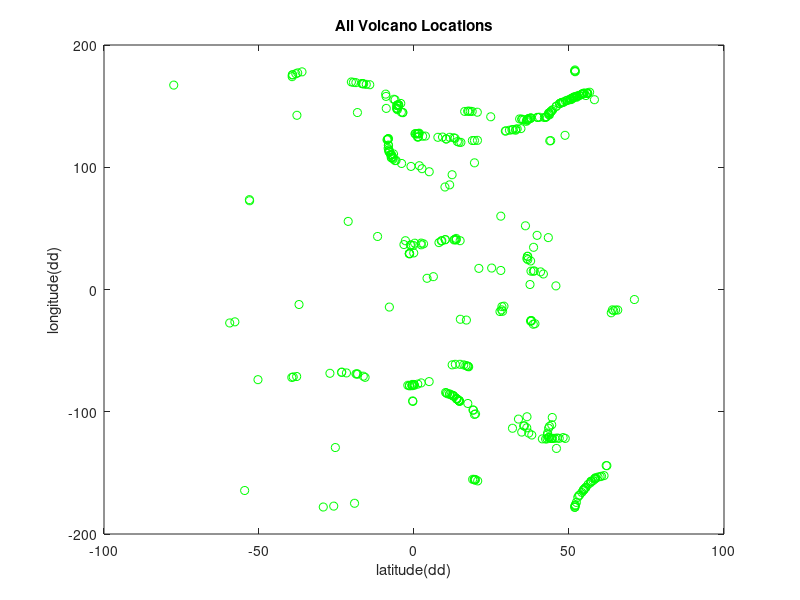
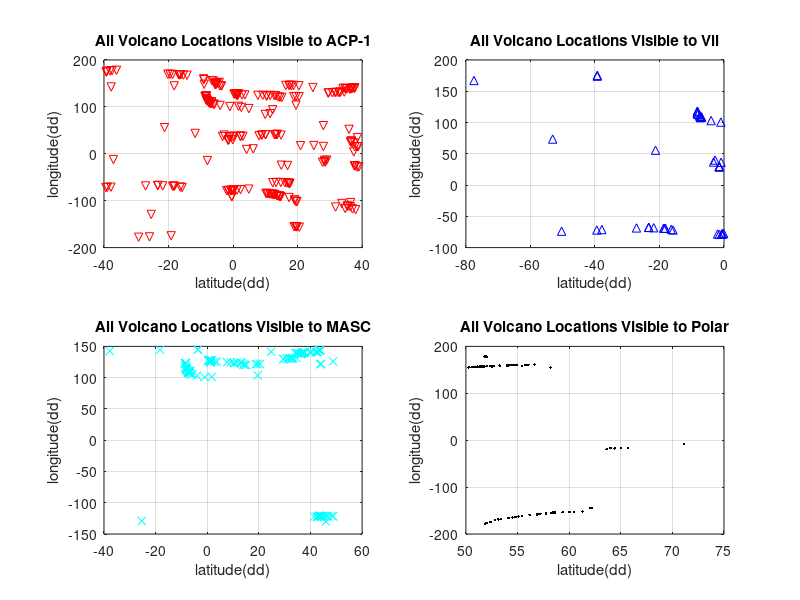
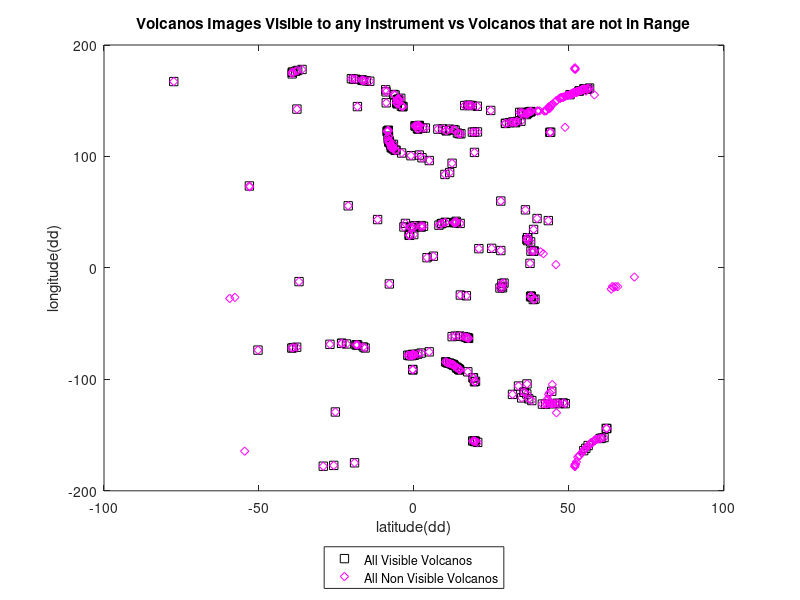

MATLAB code to generate these figures, in order:
%%%%%%%%%%%%%%%%%%%%%%%%%%%%%%%%%%%%%%%%%%%%%%%%%%%%%%%%%%%%%%%%%%%%%
% ENGR 132 
% Program Description 
%This problem contuines off where PS02 left off with the volcanos,I was asked to anyalze the volcanos under the all
% the different condications and answering all the questions such as 
% how many volcanoes are visible in the PoLAR Viewer images. Then create a
% graph for each of the cases and then answer the questions based on the
% graphs.
%
% Assigment Information
%   Assignment:     PS 03, Problem 3
%   Author:         Ranjan Behl, rbehl@purdue.edu
%   Team ID:        008-14
%  	Contributor:    Name, login@purdue [repeat for each]
%   My contributor(s) helped me:	
%     [ ] understand the assignment expectations without
%         telling me how they will approach it.
%     [ ] understand different ways to think about a solution
%         without helping me plan my solution.
%     [ ] think through the meaning of a specific error or
%         bug present in my code without looking at my code.

%%%%%%%%%%%%%%%%%%%%%%%%%%%%%%%%%%%%%%%%%%%%%%%%%%%%%%%%%%%%%%%%%%%%%

%% ____________________
%% INITIALIZATION
data = csvread('Data_volcano_list.csv',1,3);% importing the given volcano data into a martix called data
latitude = data(:,1);% importing the lattiude volcano data into a column vector
longitude = data(:,2);% importing the longitude volcano data into a column vector
elevation = data(:,3);% importing the elevation volcano data into a column vector
%% ____________________
%% CALCULATIONS
%Part 3
%a
latitudeACP1 =  latitude(latitude <= 39.5 & latitude >= -39.5);% creating a vector of latitude that are visible in the ACP-1 images
longitudeACP1 = longitude(latitude <= 39.5 & latitude >= -39.5);% creating a vector of longitude that are visible in the ACP-1 images
%b
latitudeVll =  latitude(elevation > 2500 & latitude <=0.0);% creating a vector of latitude that are visible in the Vll images
longitudeVll = longitude(elevation > 2500 & latitude <=0.0);% creating a vector of longitude that are visible in the Vll images
%c
latitudeMASC_find =  find((longitude >=100.0 & longitude < 145.0)| (longitude > -140.0 & longitude <=-120.0)); % finds the index of the MASC values
latitudeMASC = latitude(latitudeMASC_find);% creating a vector of latitude that are visible in the MASC images
longitudeMASC = longitude(latitudeMASC_find);% creating a vector of longitude that are visible in the MASC images
%d
latitudePolar =  latitude(latitude >= 50.0);% creating a vector of latitude that are visible in the Polar viewer
longitudePolar = longitude(latitude >= 50.0);% creating a vector of longitude that are visible in the Polar viewer
%e
latitudeany =  latitude((latitude <= 39.5 & latitude >= -39.5) | (longitude >=100.0 & longitude < 145.0 & longitude > -140.0 & longitude <=-120.0) | (elevation > 2500) | (latitude <=0.0 & latitude >= 50.0));% creating a vector of latitude that are visible for all of the instruments
longitudeany = longitude((latitude <= 39.5 & latitude >= -39.5) | (longitude >=100.0 & longitude < 145.0 & longitude > -140.0 & longitude <=-120.0) | (elevation > 2500) | (latitude <=0.0 & latitude >= 50.0));% creating a vector of longitude that are visible for all of the instruments
%f
latitudenone = latitude(not(latitude <= 39.5 & latitude >= -39.5) | not(longitude >=100.0 & longitude < 145.0 & longitude > -140.0 & longitude <=-120.0) | not(elevation > 2500) | not(latitude <=0.0 & latitude >= 50.0));% creating a vector of latitude that are not visible for any of the instruments
longitudenone = longitude(not(latitude <= 39.5 & latitude >= -39.5) | not(longitude >=100.0 & longitude < 145.0 & longitude > -140.0 & longitude <=-120.0) | not(elevation > 2500) | not(latitude <=0.0 & latitude >= 50.0));% creating a vector of longitude that are not visible for any of the instruments

%% ____________________
%% FORMATTED FIGURES 
%Part 4
%a
figure(1)
plot(latitude,longitude,'og');% creates a plot that showcases all of the volcano locations
xlabel('latitude(dd)'); % labeling the x axis
ylabel('longitude(dd)');% labeling the y axis
title('All Volcano Locations');% labeling the title
%Part 5
%a
figure(2)
subplotA = subplot(2,2,1), plot(latitudeACP1,longitudeACP1,'vr'); %creating subplot A
grid on
xlabel('latitude(dd)'); % labeling the x axis
ylabel('longitude(dd)');% labeling the y axis
title('All Volcano Locations Visible to ACP-1');% labeling the title
%b
subplotB = subplot(2,2,2), plot(latitudeVll,longitudeVll,'^b'); %creating subplot B
grid on
xlabel('latitude(dd)'); % labeling the x axis
ylabel('longitude(dd)');% labeling the y axis
title('All Volcano Locations Visible to Vll');% labeling the title
%c
subplotC = subplot(2,2,3), plot(latitudeMASC,longitudeMASC,'xc');%creating subplot c
grid on
xlabel('latitude(dd)');% labeling the x axis
ylabel('longitude(dd)');% labeling the y axis
title('All Volcano Locations Visible to MASC');% labeling the title
%d
subplotD = subplot(2,2,4), plot(latitudePolar,longitudePolar,'.k');%creating subplot d
grid on
xlabel('latitude(dd)');%c
ylabel('longitude(dd)');% labeling the y axis
title('All Volcano Locations Visible to Polar');% labeling the title
%Part 6
figure(3)
Visiblevolcanos = plot(latitudeany,longitudeany,'sk');% creating a plot that showcases the location of all of the volcanos that are visible 
hold on
NonVisiblevolcanos = plot(latitudenone,longitudenone,'dm');% creating a plot that showcases the location of all of the volcanos that are not visible 
legend("All Visible Volcanos","All Non Visible Volcanos");% creating a legend
legend('location','southoutside');% changing the legend location so it doesnt cover up the graph
title('Volcanos Images Visible to any Instrument vs Volcanos that are not in Range');% creating a title
xlabel('latitude(dd)');% labeling the x axis
ylabel('longitude(dd)');% labeling the y axis

%% ____________________
%% ANALYSIS 

%% -- Q1
% Based on figure 3 it can be said that there were more volcanos that the
% four instruments weren't able to capture images of.


%% ____________________
%% ACADEMIC INTEGRITY STATEMENT
% I have not used source code obtained from any other unauthorized
% source, either modified or unmodified.  Neither have I provided
% access to my code to another. The script I am submitting
% is my own original work.

